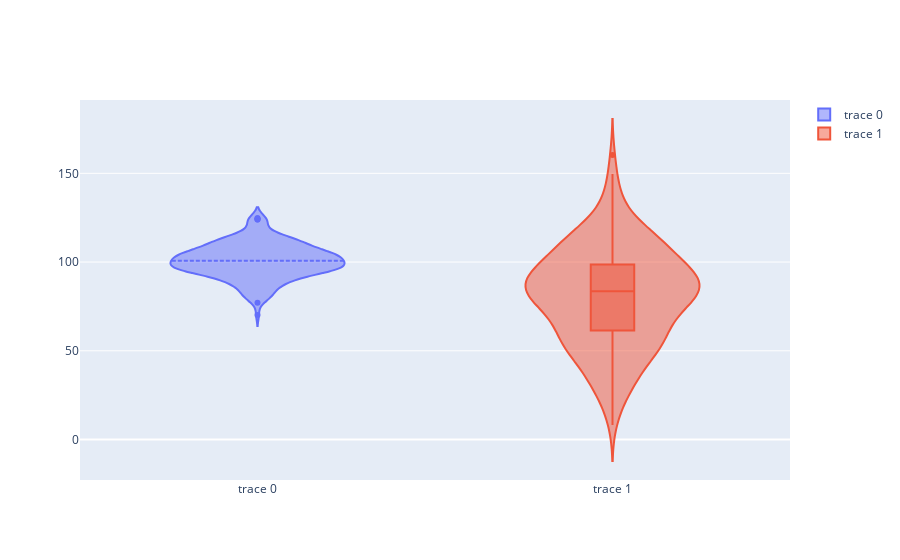

Notebook source saved alongside this figure:
### Code cell
import plotly.graph_objects as go 
import numpy as np

np.random.seed(10)
c1 = np.random.normal(100, 10, 200)
c2 = np.random.normal(80, 30, 200)

# 평균선 표시 여부 설정
trace1 = go.Violin(y=c1, meanline_visible=True)
# 박스 플롯 표시 여부 설정
trace2 = go.Violin(y=c2, box_visible=True)
data = [trace1, trace2]

fig = go.Figure(data=data)
fig.show()

### Figure 1 — Plotly figure (JSON) as saved in the notebook; plotly's stock layout.template omitted (floating-point values rounded to 4 significant figures; data arrays with more than 128 entries replaced by an {"elided": "..."} marker saying what was removed)
{"data": [{"meanline": {"visible": true}, "type": "violin", "y": {"elided": "200 float values"}}, {"box": {"visible": true}, "type": "violin", "y": {"elided": "200 float values"}}], "layout": {}}
